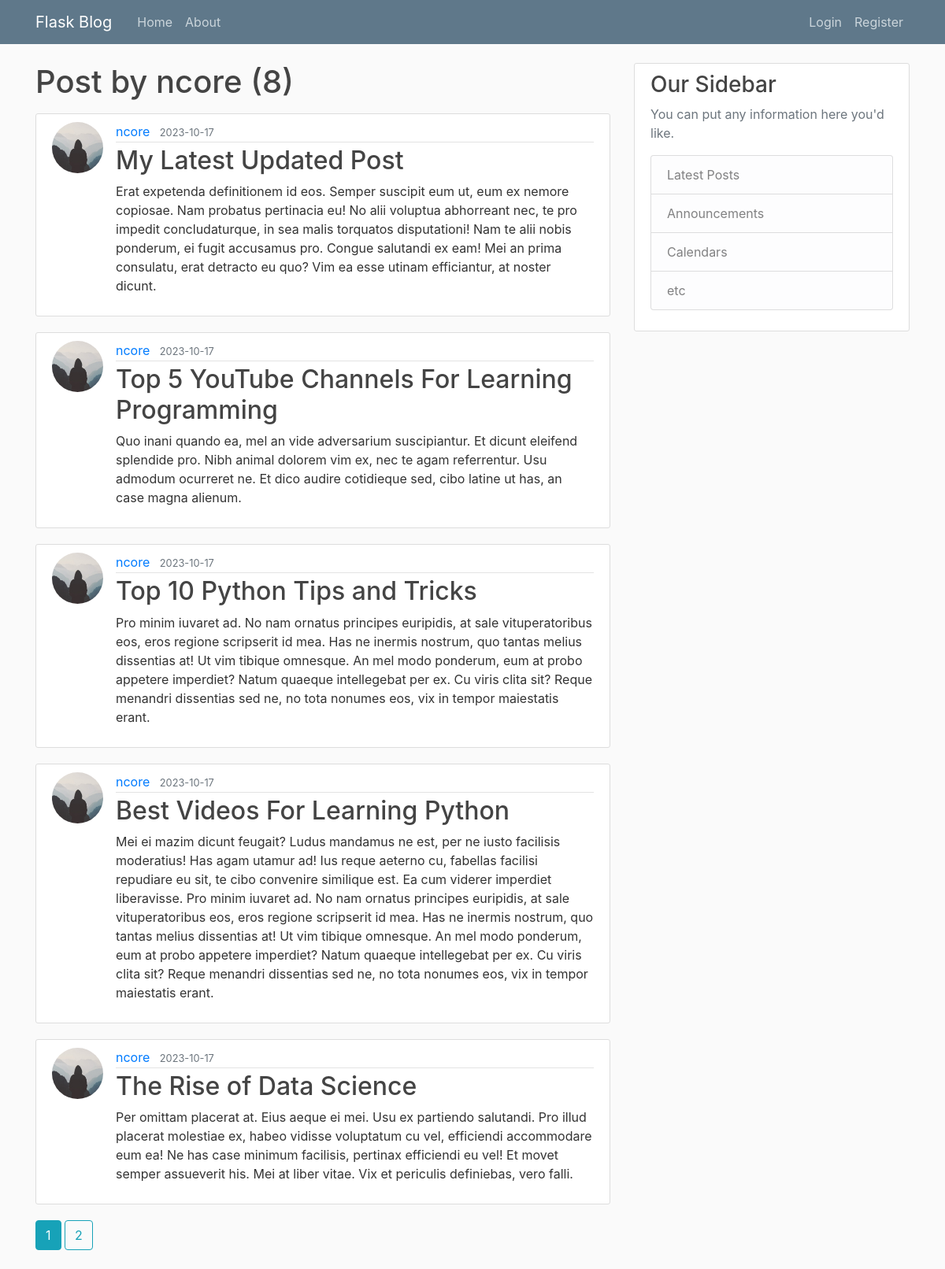
The app's page /user/ncore with its own data.
### flaskblog/models.py (models this page shows, shortened)
class User(db.Model, UserMixin):
    id = db.Column(db.Integer, primary_key=True)
    username = db.Column(db.String(20), unique=True, nullable=False)
    email = db.Column(db.String(120), unique=True, nullable=False)
    image_file = db.Column(db.String(20), nullable=False, default='default.jpg')
    password = db.Column(db.String(60), nullable=False)
    posts = db.relationship('Post', backref='author', lazy=True)

class Post(db.Model):
    id = db.Column(db.Integer, primary_key=True)
    title = db.Column(db.String(100), nullable=False)
    date_posted = db.Column(db.DateTime, nullable=False, default=datetime.utcnow)
    content = db.Column(db.Text, nullable=False)
    user_id = db.Column(db.Integer, db.ForeignKey('user.id'), nullable=False)

### flaskblog/routes.py (the view)
@app.route("/user/<string:username>")
def user_posts(username):
    page = request.args.get('page', 1, type=int)
    user = User.query.filter_by(username=username).first_or_404()
    posts = Post.query.filter_by(author=user)\
        .order_by(Post.date_posted.desc())\
        .paginate(page=page, per_page=5)
    return render_template('user_posts.html', posts=posts, user=user)

### flaskblog/templates/user_posts.html
{% extends "layout.html" %}
{% block content %}
    <h1 class="mb-3">Post by {{ user.username }} ({{ posts.total }})</h1>
    {% for post in posts.items %}
        <article class="media content-section">
          <img class="rounded-circle article-img" src="{{ url_for('static', filename='profile_pics/' + post.author.image_file) }}">
          <div class="media-body">
            <div class="article-metadata">
              <a class="mr-2" href="{{ url_for('user_posts', username=post.author.username) }}">{{ post.author.username }}</a>
              <small class="text-muted">{{ post.date_posted.strftime('%Y-%m-%d') }}</small>
            </div>
            <h2><a class="article-title" href="{{ url_for('post', post_id=post.id) }}">{{ post.title }}</a></h2>
            <p class="article-content">{{ post.content }}</p>
          </div>
        </article>
    {% endfor %}
    {% for page_num in posts.iter_pages(left_edge=1, right_edge=1, left_current=1, right_current=2) %}
      {% if page_num %}
        {% if posts.page == page_num %}
          <a class="btn btn-info mb-4" href="{{ url_for('user_posts', username=user.username, page=page_num) }}">{{ page_num }}</a>
        {% else %}
          <a class="btn btn-outline-info mb-4" href="{{ url_for('user_posts', username=user.username, page=page_num) }}">{{ page_num }}</a>
        {% endif %}
      {% else %}
        ...
      {% endif %}
    {% endfor %}
{% endblock content %}

### flaskblog/static/main.css (style rules this page uses)
body { background: #fafafa; color: #333333; margin-top: 5rem; }
h1, h2, h3, h4, h5, h6 { color: #444444; }
.content-section { background: #ffffff; padding: 10px 20px; border: 1px solid #dddddd; border-radius: 3px; margin-bottom: 20px; }
.article-title { color: #444444; }
.article-content { white-space: pre-line; }
.article-img { height: 65px; width: 65px; margin-right: 16px; }
.article-metadata { padding-bottom: 1px; margin-bottom: 4px; border-bottom: 1px solid #e3e3e3 }

### records on screen
User: username "ncore"
Post: image_file (placeholder picture), author.username "ncore", date_posted "2023-10-17", title "My Latest Updated Post", content "Erat expetenda definitionem id eos. Semper suscipit eum ut, eum ex nemore copiosae. Nam probatus pertinacia eu! No alii voluptua abhorreant nec, te pro impedit concludaturque, in sea malis torquatos disputationi! Nam te alii nobis ponderum, ei fugit accusamus pro. Congue salutandi ex eam! Mei an prima consulatu, erat detracto eu quo? Vim ea esse utinam efficiantur, at noster dicunt."
Post: image_file (placeholder picture), author.username "ncore", date_posted "2023-10-17", title "Top 5 YouTube Channels For Learning Programming", content "Quo inani quando ea, mel an vide adversarium suscipiantur. Et dicunt eleifend splendide pro. Nibh animal dolorem vim ex, nec te agam referrentur. Usu admodum ocurreret ne. Et dico audire cotidieque sed, cibo latine ut has, an case magna alienum."
Post: image_file (placeholder picture), author.username "ncore", date_posted "2023-10-17", title "Top 10 Python Tips and Tricks", content "Pro minim iuvaret ad. No nam ornatus principes euripidis, at sale vituperatoribus eos, eros regione scripserit id mea. Has ne inermis nostrum, quo tantas melius dissentias at! Ut vim tibique omnesque. An mel modo ponderum, eum at probo appetere imperdiet? Natum quaeque intellegebat per ex. Cu viris clita sit? Reque menandri dissentias sed ne, no tota nonumes eos, vix in tempor maiestatis erant."
Post: image_file (placeholder picture), author.username "ncore", date_posted "2023-10-17", title "Best Videos For Learning Python", content "Mei ei mazim dicunt feugait? Ludus mandamus ne est, per ne iusto facilisis moderatius! Has agam utamur ad! Ius reque aeterno cu, fabellas facilisi repudiare eu sit, te cibo convenire similique est. Ea cum viderer imperdiet liberavisse. Pro minim iuvaret ad. No nam ornatus principes euripidis, at sale vituperatoribus eos, eros regione scripserit id mea. Has ne inermis nostrum, quo tantas melius dissentias at! Ut vim tibique omnesque. An mel modo ponderum, eum at probo appetere imperdiet? Natum quaeque intellegebat per ex. Cu viris clita sit? Reque menandri dissentias sed ne, no tota nonumes eos, vix in tempor maiestatis erant."
Post: image_file (placeholder picture), author.username "ncore", date_posted "2023-10-17", title "The Rise of Data Science", content "Per omittam placerat at. Eius aeque ei mei. Usu ex partiendo salutandi. Pro illud placerat molestiae ex, habeo vidisse voluptatum cu vel, efficiendi accommodare eum ea! Ne has case minimum facilisis, pertinax efficiendi eu vel! Et movet semper assueverit his. Mei at liber vitae. Vix et periculis definiebas, vero falli."

### other values on screen
{{ posts.total }} "8"
{{ page_num }} "1"
{{ page_num }} "2"
